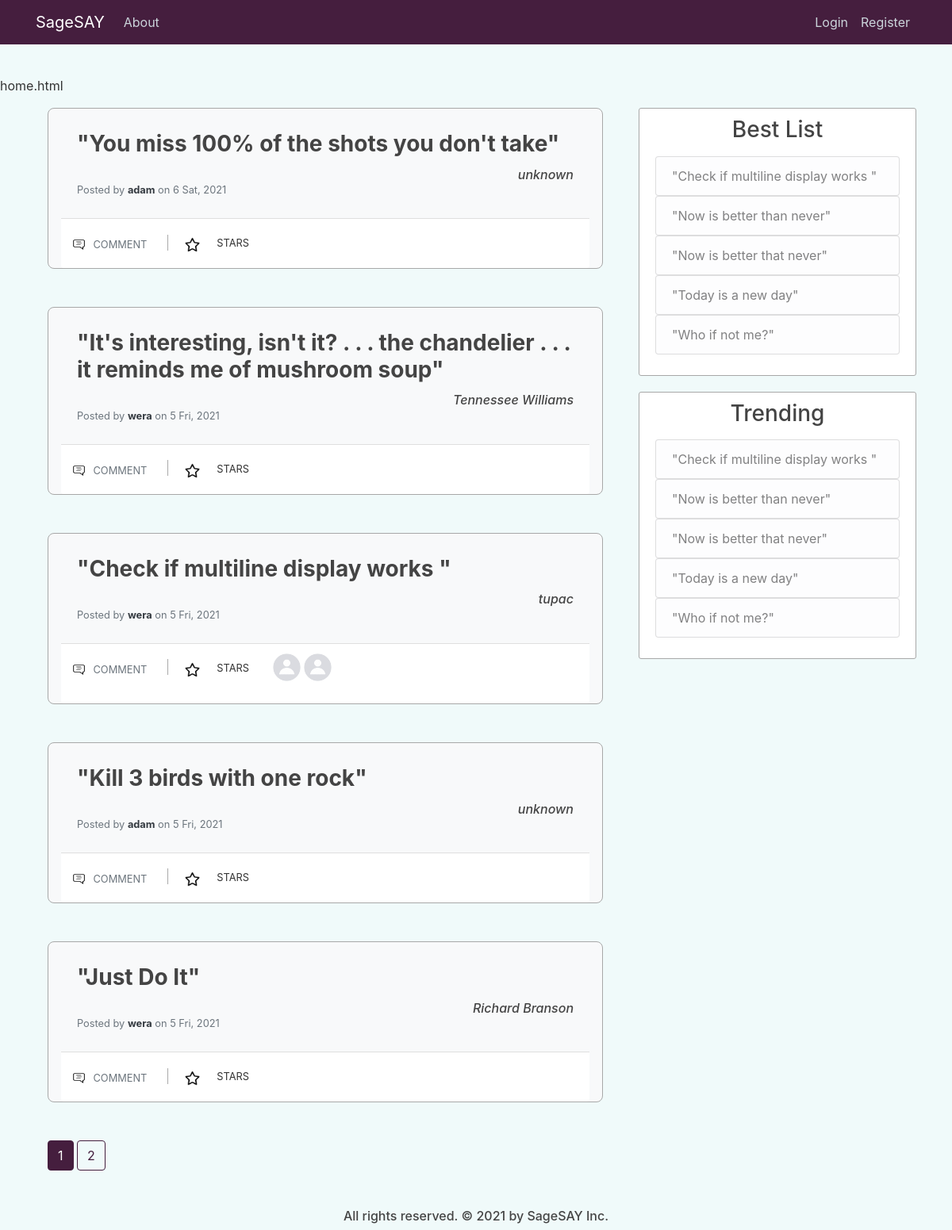
The page /home on the database its author committed.
### quotes_app/models.py (models this page shows, shortened)
class Post(db.Model):
    id = db.Column(db.Integer, primary_key=True)
    author = db.Column(db.String(100), nullable=False, default='Anonymous')
    content = db.Column(db.Text, nullable=False)
    date_posted = db.Column(db.DateTime, nullable=False, default=dt.utcnow)
    user_id = db.Column(db.Integer, db.ForeignKey('user.id'), nullable=False)
    comments = db.relationship('Comment', backref='comment_post', lazy=True)
    likes = db.relationship('Like', backref='like_post', lazy=True)

class User(db.Model, UserMixin):
    id = db.Column(db.Integer, primary_key=True)
    username = db.Column(db.String(20), unique=True, nullable=False)
    email = db.Column(db.String(120), unique=True, nullable=False)
    image_file = db.Column(db.String(20), nullable=False, default='default.jpg')
    password = db.Column(db.String(60), nullable=False)
    posts = db.relationship('Post', backref='posted_by', lazy=True)
    comments = db.relationship('Comment', backref='comment_author', lazy=True)
    likes = db.relationship('Like', backref='like_author', lazy=True)

### quotes_app/main/routes.py (the view)
@main.route("/", methods=['GET', 'POST'])
@main.route("/home", methods=['GET', 'POST'])
def home():
    post_id = request.args.get('star', type=int)
    if post_id and current_user.is_authenticated:
        update_like_table(current_user, post_id)
    page = request.args.get('page', 1, type=int)
    posts = Post.query.order_by(Post.date_posted.desc()).paginate(page=page, per_page=5)
    posts_data = prepare_posts_display(posts)
    best_posts = get_best_posts(5)
    trend_posts = get_trending(5)
    return render_template('home.html', posts=posts, posts_data=posts_data,
        best_posts=best_posts, trend_posts=trend_posts)

### quotes_app/main/utils.py (called while the page is built)
def prepare_posts_display(posts):
    posts_data = []
    for post in posts.items:
        post_info = []
        likes = Like.query.filter_by(like_post=post).limit(8).all()
        for like in likes:
            post_info.append(User.query.get(like.user_id))
        post_info.append(post)
        starred = None
        if current_user.is_authenticated:
            starred = Like.query.filter_by(like_post=post, like_author=current_user).first()
        if starred:
            post_info.append(True)
        else:
            post_info.append(False)
        posts_data.append(post_info)
    return posts_data

def get_best_posts(size):
    posts = Like.query.with_entities(Like.post_id, func.count(Like.user_id))\
        .group_by(Like.post_id).order_by(func.count(Like.user_id).desc()).limit(size).all()
    prep_posts = []
    for item in posts:
        post = Post.query.get(item[0])
        prep_posts.append(post)
    if len(prep_posts) < size:
        prep_posts = prep_posts + Post.query.filter(Post.id.\
            notin_([item.id for item in prep_posts])).order_by(Post.date_posted).\
            limit(size-len(prep_posts)).all()
    return prep_posts

def get_trending(size):
    time_window = dt.utcnow() - timedelta(days=7)
    posts = Like.query.filter(Like.date_like >= time_window).with_entities(Like.post_id,
        func.count(Like.user_id)).group_by(Like.post_id).order_by(func.count(Like.user_id)\
        .desc()).limit(size).all()
    prep_posts = []
    for item in posts:
        post = Post.query.get(item[0])
        prep_posts.append(post)
    if len(prep_posts) < size:
        prep_posts = prep_posts + Post.query.filter(Post.date_posted >= time_window,
            Post.id.notin_([item.id for item in prep_posts])).order_by(Post.date_posted).\
            limit(size-len(prep_posts)).all()
    return prep_posts

### quotes_app/templates/home.html (shortened to what this page needs)
{% extends "layout.html" %}
{% block content %}
<div class="col-md-8">
    <div class="container">
        {% for post in posts_data %}
            <div class="card bg-light mb-5 border-5 pt-2 active pb-0 px-3">
                <div class="card-body ">
                    <div class="row">
                        <div class="col-12 link-post-content">
                            <a href="#"><h3 class="card-title "><b>"{{ post[-2].content }}"</b></h3></a>
                        </div>
                        <div class="col-12 d-flex justify-content-end text-center">
                            <h6><i>{{ post[-2].author }}</i></h6>
                        </div>
                        <div class="col">
                            <h6 class="card-subtitle mb-2 text-muted">
                                <p class="card-text text-muted small"> Posted by <a href="{{ url_for('users.user_profile', username=post[-2].posted_by.username) }}" class="font-weight-bold text-dark"> {{ post[-2].posted_by.username }}</a> on {{ post[-2].date_posted.strftime('%-d %a, %Y') }}</p>
                            </h6>
                        </div>
                    </div>
                </div>
                <div class="card-footer bg-white px-0 ">
                    <div class="row">
                        <div class="col-md-auto ">
                            <a href="#" class="btn btn-outlined btn-black text-muted bg-transparent" data-wow-delay="0.7s">
                                <img src="{{ url_for('static', filename='comment.png') }}" class="mr-1 " width="19" height="19">
                                <small>COMMENT</small>
                            </a>
                            <a href="{{ url_for('main.home', page=posts.page, star=post[-2].id) }}" class="btn btn-outlined btn-black text-muted bg-transparent" data-wow-delay="0.7s">
                            {% if post[-1] == True %}
                                <img src="{{ url_for('static', filename='christmas-star.png') }}" class="mr-1" width="19" height="19">
                            {% else %}
                                <img src="{{ url_for('static', filename='star.png') }}" class="mr-1" width="19" height="19">
                            {% endif %}
                            </a>
                            <small>STARS</small>
                        </div>
                        <div class="col-md-auto ">
                            <ul class="list-inline">
                                {% for user in post[:-2] %}
                                <li class="list-inline-item">
                                    <a href="{{ url_for('users.user_profile', username=user.username) }}" >
                                        <img src="{{ url_for('static', filename='profile_pics/' + user.image_file) }}" alt="DP" class=" rounded-circle img-fluid " width="35" height="35">
                                    </a>
                                </li>
                                {% endfor %}
                            </ul>
                        </div>
                    </div>
                </div>
            </div>
        {% endfor %}
        {% for page_num in posts.iter_pages(left_edge=1, right_edge=1, left_current=1, right_current=2) %}
        {% if page_num %}
            {% if posts.page == page_num %}
            <a class="btn btn-violet mb-4" href="{{ url_for('main.home', page=page_num) }}">{{ page_num }}</a>
            {% else %}
                <a class="btn btn-outline-violet mb-4" href="{{ url_for('main.home', page=page_num) }}">{{ page_num }}</a>
            {% endif %}
        {% else %}
            ...
        {% endif %}
        {% endfor %}
    </div>
</div>
<div class="col-md-4">
    <div class="content-section">
        <div class="mb-3 text-center">
            <h3>Best List</h3>
        </div>
        <ul class="list-group">
            {% if not best_posts %}
                <a href="{{ url_for('posts.new_post') }}"><li class="list-group-item list-group-item-light">No Adages. Add one.</li></a>
            {% else %}
                {% for post in best_posts %}
                    <a href="#"><li class="list-group-item list-group-item-light">"{{ post.content }}"</li></a>
                {% endfor %}
            {% endif %}
        </ul>
    </div>
    <div class="content-section">
        <div class="mb-3 text-center">
            <h3>Trending</h3>
        </div>
        <ul class="list-group">
            {% if not trend_posts %}
                <li class="list-group-item list-group-item-light">No activity. Add an Adage or give a star.</li>
            {% else %}
                {% for post in trend_posts %}
                <a href="#"><li class="list-group-item list-group-item-light">"{{ post.content }}"</li></a>
                {% endfor %}
            {% endif %}
        </ul>
    </div>
</div>
{% endblock content %}

### quotes_app/static/main.css (style rules this page uses)
body { background: #f0fafa; color: #333333; margin-top: 6rem; }
h1, h2, h3, h4, h5, h6 { color: #444444; }
.btn-outline-violet { color: #451e3e; border-color: #451e3e; }
.btn-violet { color: white; border-color: #451e3e; background-color: #451e3e; }
.list-group a { text-decoration: none; }
.link-post-content a { color: #444444; text-decoration: none; }
.content-section { background: #ffffff; padding: 10px 20px; border: 1px solid #A8A8A8; border-radius: 3px; margin-bottom: 20px; }
.card { background: #451e3e; padding: 10px 20px; border: 1px solid #A8A8A8; border-radius: 8px; margin-bottom: 20px; }
.list-inline-item:not(:last-child) { margin-right: 0px; }

### rows shown on the page
Post: content "You miss 100% of the shots you don't take", author "unknown", username "adam", date_posted "6 Sat, 2021"
Post: content "It's interesting, isn't it? . . . the chandelier . . . it reminds me of mushroom soup", author "Tennessee Williams", username "wera", date_posted "5 Fri, 2021"
User: content "Check if multiline display works", author "tupac", username "wera", date_posted "5 Fri, 2021", image_file (placeholder picture)
User: image_file (placeholder picture)
Post: content "Kill 3 birds with one rock", author "unknown", username "adam", date_posted "5 Fri, 2021"
Post: content "Just Do It", author "Richard Branson", username "wera", date_posted "5 Fri, 2021"
Post: content "Check if multiline display works"
Post: content "Now is better than never"
Post: content "Now is better that never"
Post: content "Today is a new day"
Post: content "Who if not me?"

### other values the page prints
{{ self._TemplateReference__context.name }} "home.html"
{{ page_num }} "1"
{{ page_num }} "2"
